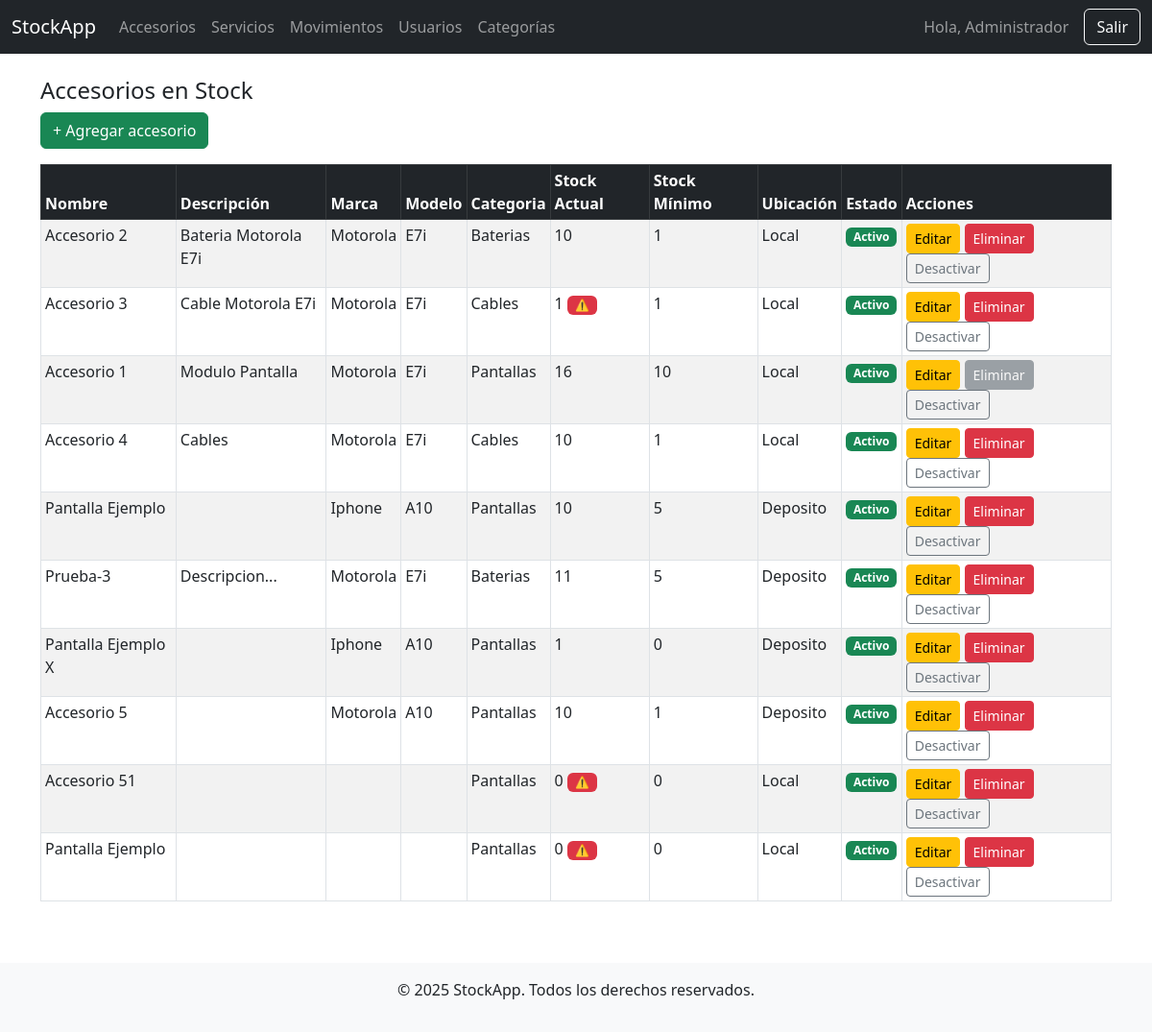
/accesorios/listar.php (signed in), run on an earlier commit of the app's database.
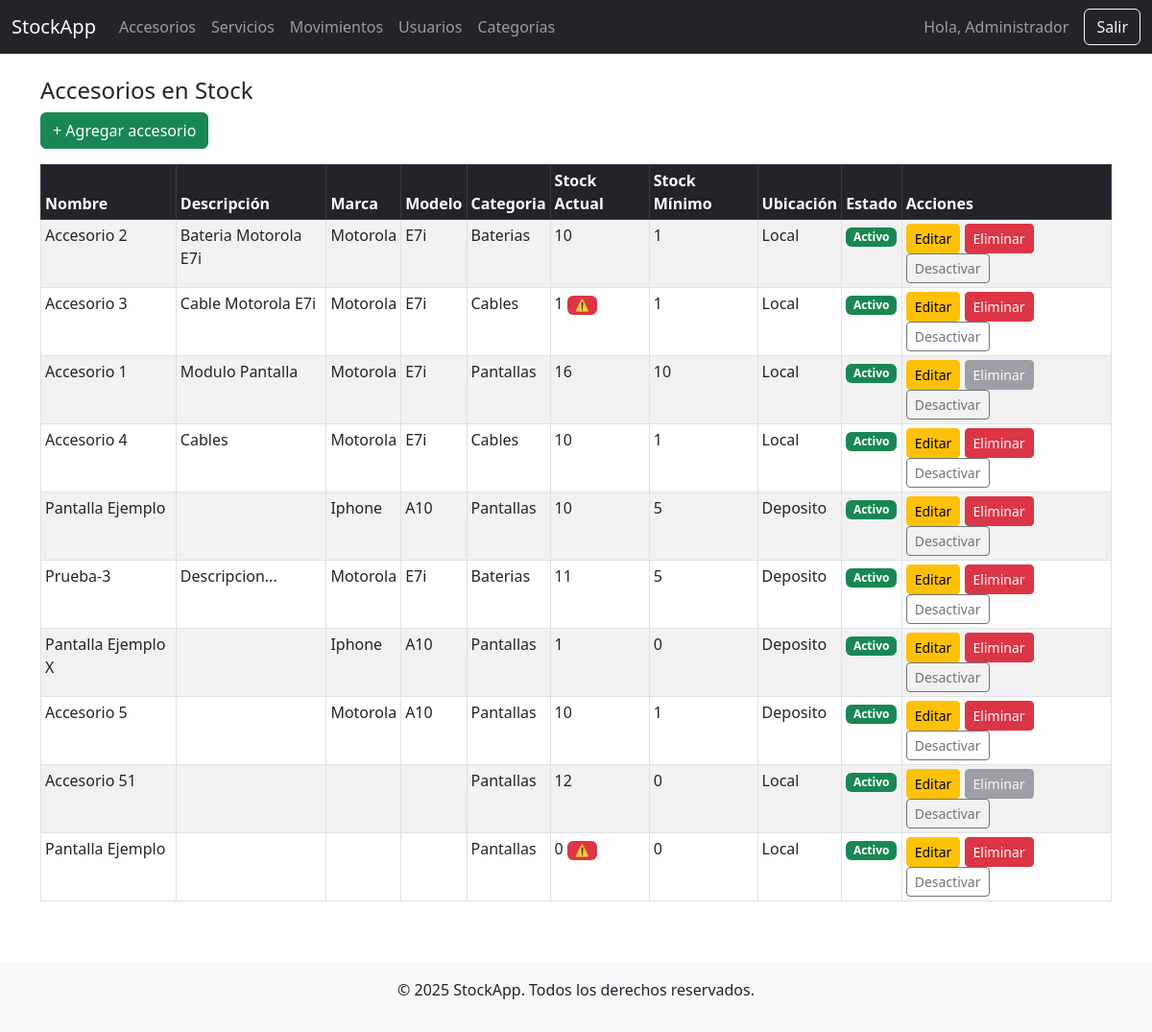
And on a later commit of the database.
### tables this page shows
CREATE TABLE `accesorios` (
  `id` int(11) NOT NULL,
  `nombre` varchar(100) NOT NULL,
  `descripcion` text DEFAULT NULL,
  `marca` varchar(100) DEFAULT NULL,
  `modelo` varchar(100) DEFAULT NULL,
  `categoria_id` int(11) DEFAULT NULL,
  `stock_actual` int(11) DEFAULT 0,
  `stock_minimo` int(11) DEFAULT 0,
  `precio_compra` decimal(10,2) DEFAULT 0.00,
  `precio_venta` decimal(10,2) DEFAULT 0.00,
  `ubicacion` varchar(100) DEFAULT NULL,
  `activo` tinyint(1) DEFAULT 1,
  `creado_en` timestamp NOT NULL DEFAULT current_timestamp(),
  `actualizado_en` timestamp NOT NULL DEFAULT current_timestamp() ON UPDATE current_timestamp()
);

CREATE TABLE `categorias` (
  `id` int(11) NOT NULL,
  `nombre` varchar(100) NOT NULL
);

### accesorios/listar.php (the view, shortened to what this page needs)
<?php
require_once '../config/database.php';
include '../includes/header.php';
include '../includes/navbar.php';
$accesorios = $pdo->query("SELECT a.*, c.nombre AS categoria
                     FROM accesorios a
                     LEFT JOIN categorias c ON a.categoria_id = c.id")->fetchAll();
?>
<div class="container mt-4">
    <h4>Accesorios en Stock</h4>
    <a href="crear.php" class="btn btn-success mb-3">+ Agregar accesorio</a>
    <div class="table-responsive">
        <table class="table table-sm table-bordered table-hover table-striped">
            <thead class="table-dark">
                <tr>
                    <th>Nombre</th>
                    <th>Descripción</th>
                    <th>Marca</th>
                    <th>Modelo</th>
                    <th>Categoria</th>
                    <th>Stock Actual</th>
                    <th>Stock Mínimo</th>
                    <th>Ubicación</th>
                    <th>Estado</th>
                    <th>Acciones</th>
                </tr>
            </thead>
            <tbody>
                <?php foreach ($accesorios as $a): ?>
                    <?php
                        $stmt = $pdo->prepare("SELECT COUNT(*) FROM movimientos WHERE sector = 'accesorio' AND item_id = ?");
                        $stmt->execute([$a['id']]);
                        $tiene_movimientos = $stmt->fetchColumn() > 0;
                    ?>
                    <tr class="<?= $a['activo'] ? '' : 'table-secondary' ?>">
                        <td><?= htmlspecialchars($a['nombre']) ?></td>
                        <td><?= htmlspecialchars($a['descripcion']) ?></td>
                        <td><?= htmlspecialchars($a['marca']) ?></td>
                        <td><?= htmlspecialchars($a['modelo']) ?></td>
                        <td><?= htmlspecialchars($a['categoria']) ?></td>
                        <td>
                            <?= (int) $a['stock_actual'] ?>
                            <?php if ($a['stock_actual'] <= $a['stock_minimo']): ?>
                                <span class="badge bg-danger" title="Stock bajo"><strong>⚠️</strong></span>
                            <?php endif; ?>
                        </td>
                        <td><?= (int) $a['stock_minimo'] ?></td>
                        <td><?= htmlspecialchars($a['ubicacion']) ?></td>
                        <td>
                            <?php if ($a['activo']): ?>
                                <span class="badge bg-success">Activo</span>
                            <?php else: ?>
                                <span class="badge bg-secondary">Inactivo</span>
                            <?php endif; ?>
                        </td>
                        <td>
                            <a href="editar.php?id=<?= $a['id'] ?>" class="btn btn-sm btn-warning">Editar</a>
                            <?php if ($tiene_movimientos): ?>
                                <button class="btn btn-sm btn-secondary" disabled title="Ya tiene movimientos">Eliminar</button>
                            <?php else: ?>
                                <a href="eliminar.php?id=<?= $a['id'] ?>" class="btn btn-sm btn-danger" onclick="return confirm('¿Estás seguro de eliminar este accesorio?')">Eliminar</a>
                            <?php endif; ?>
                            <a href="estado.php?id=<?= $a['id'] ?>" class="btn btn-sm <?= $a['activo'] ? 'btn-outline-secondary' : 'btn-outline-success' ?>">
                                <?= $a['activo'] ? 'Desactivar' : 'Activar' ?>
                            </a>
                        </td>
                    </tr>
                <?php endforeach; ?>
            </tbody>
        </table>
    </div>
</div>
<?php include '../includes/footer.php'; ?>

What changed in the data, as far as the page shows it:
changed accesorios "Accesorio 51": stock_actual "0" → "12"; no longer shows "⚠️"
